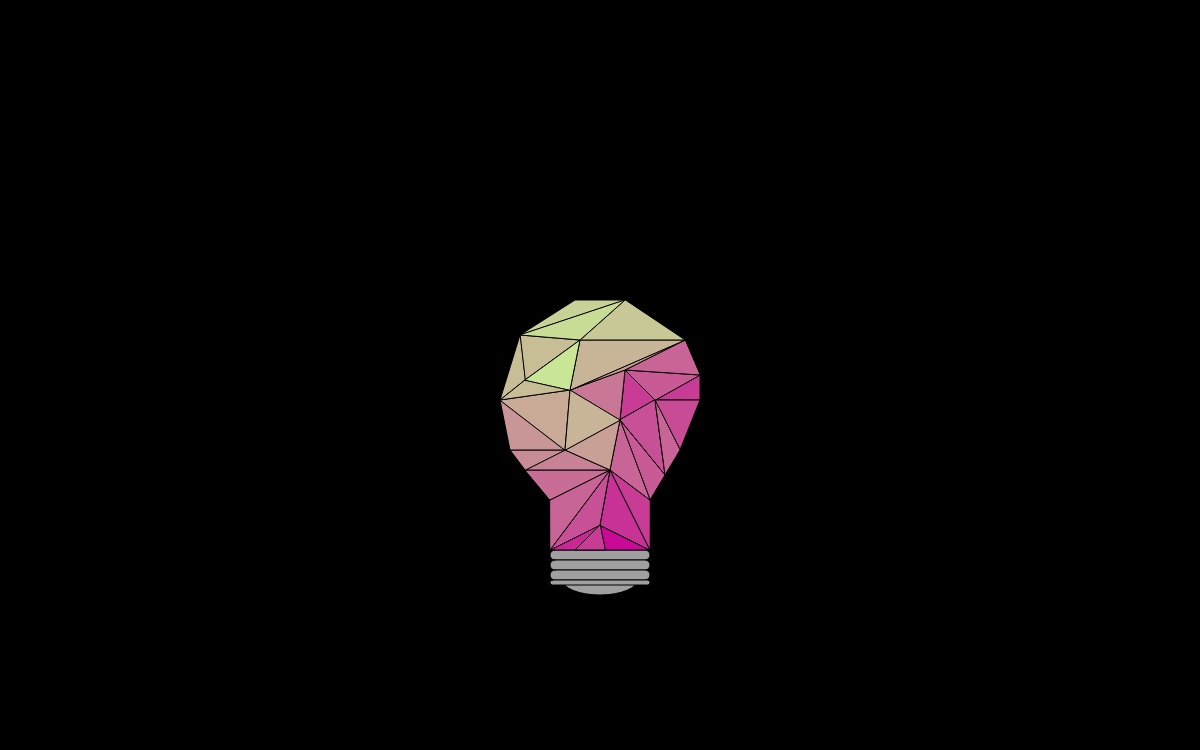
Frame 1 (no input)
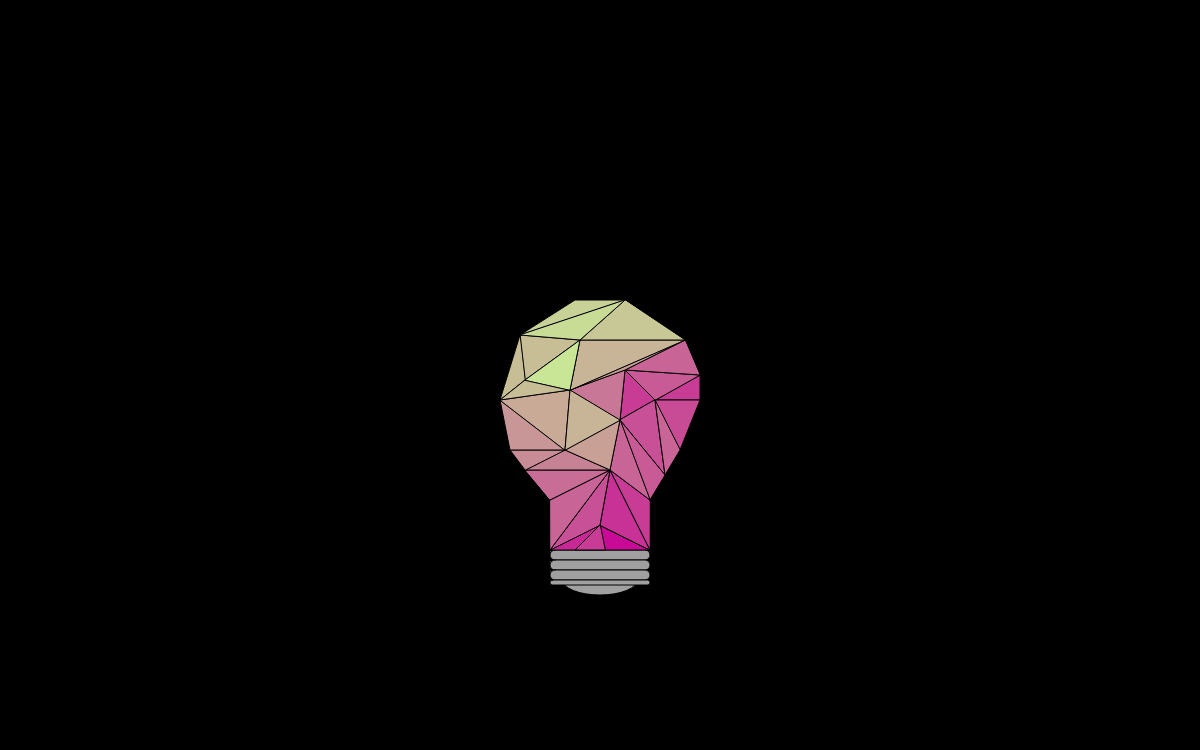
Frame 60 (no input)
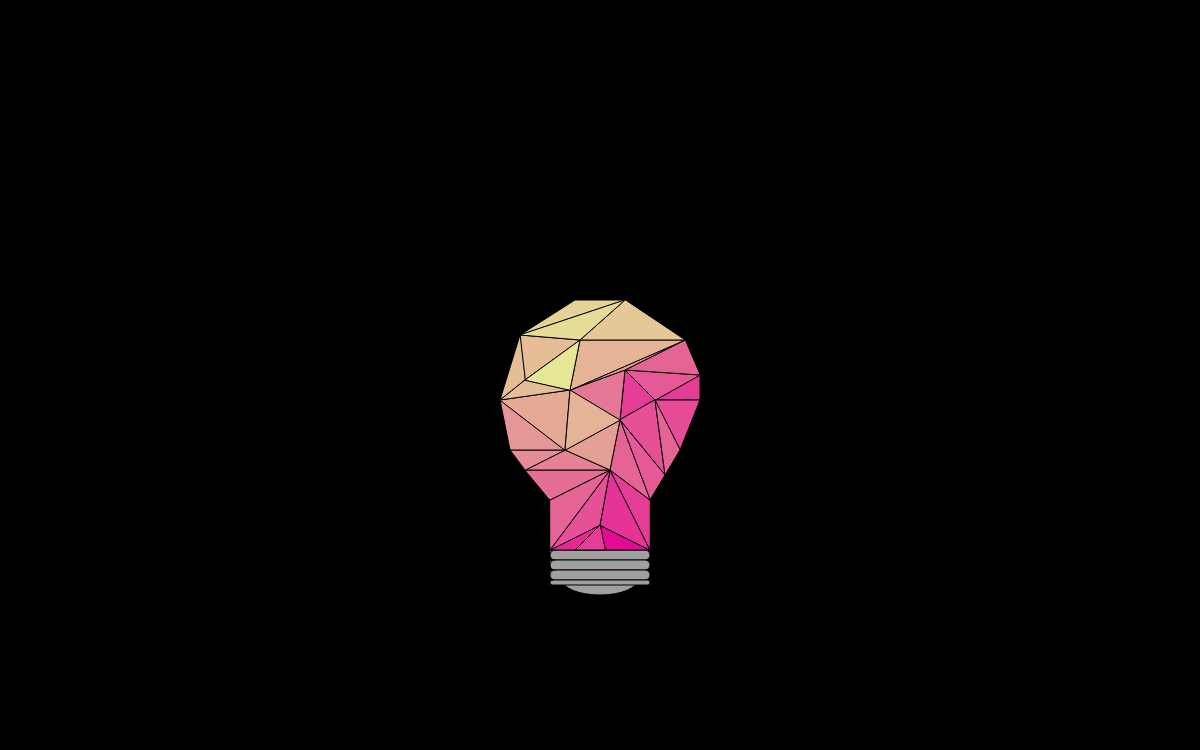
Frame 120 (the mouse pressed at the canvas centre since frame 60)

The p5.js sketch that drew these frames (run headless with seeded random() and noise() and a simulated clock; from frame 60 on, the mouse is pressed at the canvas centre):

// p5.js sketch
// ── sketch.js
  var a = 0;
  var b = 0;
  
  var x = 200;
  //var y = grading[i]
  var z = 150;
  
function setup() {
  
  var back= color(0, 0, 0);
  createCanvas(1200, 750);
  background(back);
  
}

function draw() {
  //a++;
  //b++; 
  
  //if(a>1200) {
  //  a = a--;
  //} else {
  //  a = a++
  //}
  //if(a<0) {
   // a = a--;
  //} else {
  //  a = a++
  //}
  
  //if(b>750) {
  //  b = b--;
  //} else {
  //  b = b++
  //}
  //if(b<0) {
  //  b = b--;
  //} else {
  //  b = b++
  //}
  
  var baseColour = color(160, 160, 160);
  
  ////Base
  
  //Oval
  fill(baseColour);
  ellipse(600 + a, 580 + b, 75, 30);
  //TopDown1
  fill(baseColour);
  rect(550 + a, 550 + b, 100, 10, 20);
  //TopDown1
  fill(baseColour);
  rect(550 + a, 560 + b, 100, 10, 20);
  //TopDown1
  fill(baseColour);
  rect(550 + a, 570 + b, 100, 10, 20);
  //TopDown1
  fill(baseColour);
  rect(550 + a, 580 + b, 100, 5, 20);
  
  ////Triangles
  
  //int [] grading = new int[34];
  //int [] grading = {10, 30, 40, 50, 60, 60, 60, 60, 75, 80, 80, 90, 90, 100, 100, 100, 100, 110, 120, 130, 140, 150, 160, 160, 170, 180, 180, 180, 190, 190, 190, 200, 225, 230};
  
  if(mouseIsPressed) {
   x = random(0,255)
   y = random(0, 255)
  }
  
  //T1
  fill(x, 10, z);
  triangle(650 + a, 550 + b, 575 + a, 550 + b, 600+ a, 525 + b);
  //T2
  fill(x, 30, z); 
  triangle(650 + a, 550 + b, 610 + a, 470 + b, 600 + a, 525 + b); //this triangle is causing problems
  //T3
  fill(x,40, z);
  triangle(550 + a, 550 + b, 575 + a, 550 + b, 600 + a, 525 + b);
  //T4
  fill(x, 50, z);
  triangle(650 + a, 550 + b, 610 + a, 470 + b, 600 + a, 525 + b);
  //T5
  fill(x, 60, z);
  triangle(650 + a, 550 + b, 610 + a, 470 + b, 650 + a, 500 + b);
  //T6
  fill(x, 60, z);
  triangle(700 + a, 375 + b, 700 + a, 400 + b, 655 + a, 400 + b);
  //T7
  fill(x, 60, z);
  triangle(620 + a, 420 + b, 625 + a, 370 + b, 655 + a, 400 + b);
  //T8
  fill(x, 60, z);
  triangle(605 + a, 550 + b, 575 + a, 550 + b, 600 + a, 525 + b);
  //T9
  fill(x, 75, z);
  triangle(680 + a, 450 + b, 700 + a, 400 + b, 655 + a, 400 + b);
  //T10
  fill(x, 80, z);
  triangle(550 + a, 550 + b, 610 + a, 470 + b, 600 + a, 525 + b);
  //T11
  fill(x, 80, z);
  triangle(620 + a, 420 + b, 665 + a, 475 + b, 655 + a, 400 + b);
  //T12
  fill(x, 90, z);
  triangle(700 + a, 375 + b, 625 + a, 370 + b, 655 + a, 400 + b);
  //T13
  fill(x, 90, z);
  triangle(620 + a, 420 + b, 665 + a, 475 + b, 650 + a, 500 + b);
  //T14
  fill(x, 100, z);
  triangle(550 + a, 550 + b, 610 + a, 470 + b, 550 + a, 500 + b);
  //T15
  fill(x, 100, z);
  triangle(620 + a, 420 + b, 610 + a, 470 + b, 650 + a, 500 + b);
  //T16
  fill(x, 100, z);
  triangle(680 + a, 450 + b, 665 + a, 475 + b, 655 + a, 400 + b);
  //T17
  fill(x, 100, z);
  triangle(700 + a, 375 + b, 625 + a, 370 + b, 685 + a, 340 + b);
  //T18
  fill(x, 110, z);
  triangle(525 + a, 470 + b, 610 + a, 470 + b, 550 + a, 500 + b);
  //T19
  fill(x, 120, z);
  triangle(620 + a, 420 + b, 625 + a, 370 + b, 570 + a, 390 + b);
  //T10
  fill(x, 130, z);
  triangle(525 + a, 470 + b, 610 + a, 470 + b, 565 + a, 450 + b);
  //T21
  fill(x, 140, z);
  triangle(525 + a, 470 + b, 510 + a, 450 + b, 565 + a, 450 + b);
  //T22
  fill(x, 150, z);
  triangle(500 + a, 400 + b, 510 + a, 450 + b, 565 + a, 450 + b);
  //T23
  fill(x, 160, z);
  triangle(620 + a, 420 + b, 610 + a, 470 + b, 565 + a, 450 + b);
  //T24
  fill(x, 160, z);
  triangle(570 + a, 390 + b, 625 + a, 370 + b, 685 + a, 340 + b);
  //T25
  fill(x, 170, z);
  triangle(500 + a, 400 + b, 570 + a, 390 + b, 565 + a, 450 + b);
  //T26
  fill(x, 180, z);
  triangle(620 + a, 420 + b, 570 + a, 390 + b, 565 + a, 450 + b);
  //T27
  fill(x, 180, z);
  triangle(570 + a, 390 + b, 580 + a, 340 + b, 685 + a, 340 + b);
  //T28
  fill(x, 190, z);
  triangle(525 + a, 380 + b, 580 + a, 340 + b, 520 + a, 335 + b);
  //T29
  fill(x, 190, z);
  triangle(525 + a, 380 + b, 500 + a, 400 + b, 520 + a, 335 + b);
  //T30
  fill(x, 190, z);
  triangle(525 + a, 380 + b, 500 + a, 400 + b, 570 + a, 390 + b);
  //T31
  fill(x, 200, z);
  triangle(625 + a, 300 + b, 580 + a, 340 + b, 685 + a, 340 + b);
  //T32
  fill(x, 210, z);
  triangle(625 + a, 300 + b, 575 + a, 300 + b, 520 + a, 335 + b);
  //T33
  fill(x, 220, z);
  triangle(625 + a, 300 + b, 580 + a, 340 + b, 520 + a, 335 + b);
  //T34
  fill(x, 230, z);
  triangle(525 + a, 380 + b, 580 + a, 340 + b, 570 + a, 390 + b);

  
}
